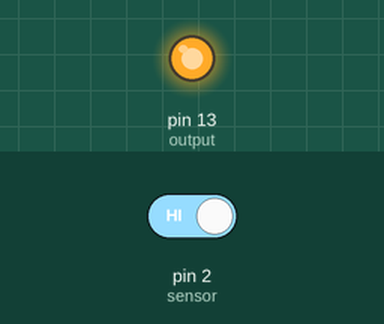
Recording of a sketch running on a simulated Arduino Uno, built with avr-gcc and run on an emulated ATmega328P. Shown: output pins drawn as LEDs (lit = HIGH). The test bench sets the inputs (shaded band); at power-on: pin 2 (sensor) HIGH. What the sketch prints to the serial monitor is not drawn.

Above: at 0.2 s.
At 2.2 s:
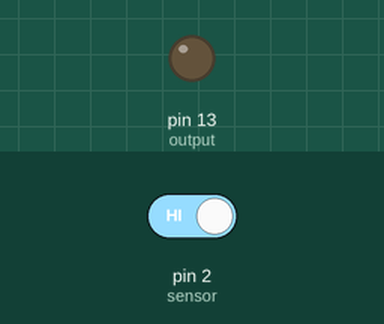
Timing chart, 0 to 3.7 s (numbered marks = the images above):
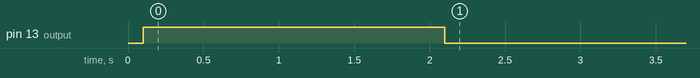

Measured:
- by itself, pin 13 (output): LOW → HIGH at 0.10 s, → LOW 2.0 s later

The sketch:

samarium-tilt-disco-light.ino
```cpp
/* tilt switch with disco lamp via relay
 *
 * tilt swithc with pullup resistor on pin 2
 *
 * lamp on pin 13
 *
 *
 */

int sensor = 2;
bool sensorState;
bool triggered = false;
bool started = false;

int output = 13;


long triggerTime, stateStart;

void setup() {
  pinMode(sensor, INPUT_PULLUP);
  pinMode(output,OUTPUT);
  Serial.begin(9600);

}


void loop() {

  if (digitalRead(sensor) == HIGH) {

    if(!triggered){
    triggered =true;
    triggerTime = millis();
    }
    if(millis()>triggerTime + 100){
      if(!started){
      sensorState = HIGH;
      stateStart = millis();
      started = true;
      startingOutput();
      }
    }
  }
  else {
    sensorState = LOW ;
    triggered =false;
    started = false;
  }

}

void startingOutput(){
  // put the output code here
  Serial.println("output running");
  digitalWrite(output,HIGH);
  delay(2000);
  digitalWrite(output,LOW);

  }
```
